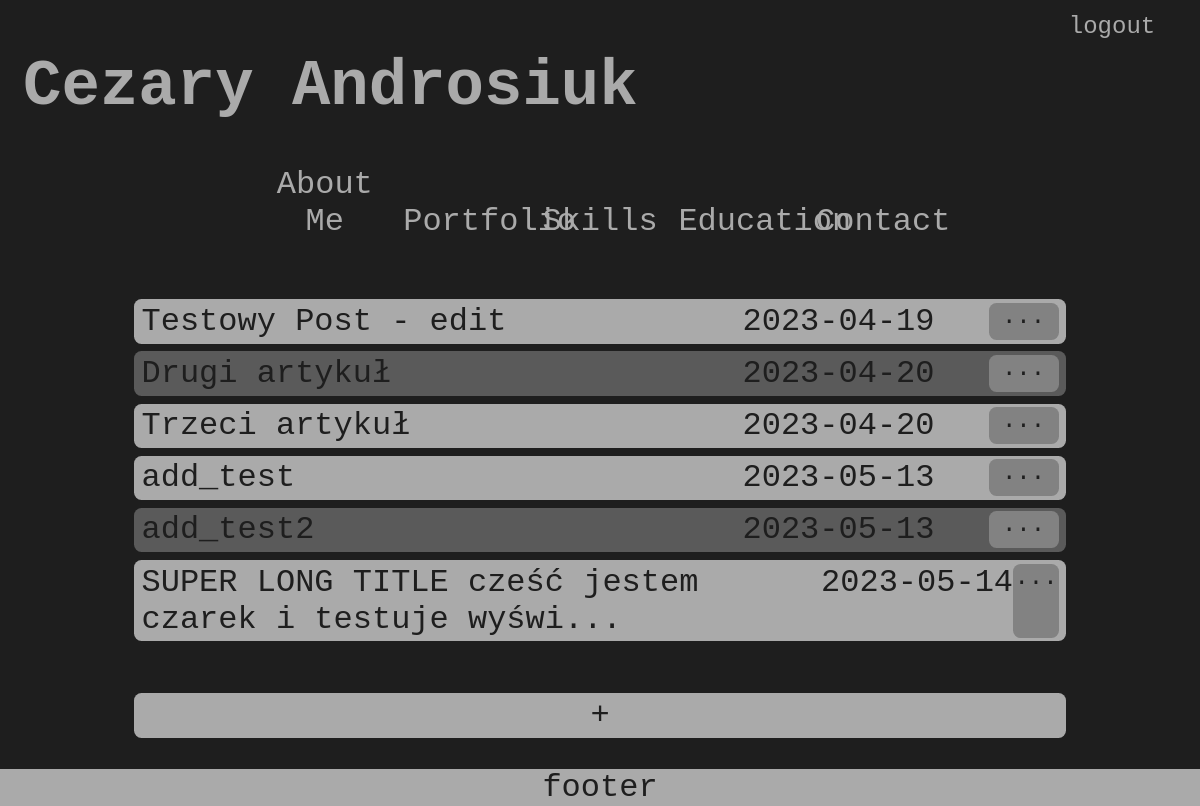
The page /login/l_portfolio.php (signed in) on the database its author committed.
### tables this page shows
CREATE TABLE `posts` (
  `post_id` int(10) NOT NULL,
  `title` text NOT NULL,
  `content` text NOT NULL,
  `date` date NOT NULL DEFAULT current_timestamp(),
  `comments` int(11) NOT NULL DEFAULT 0,
  `visible` int(11) NOT NULL DEFAULT 1
);

### login/l_portfolio.php (the view, shortened to what this page needs)
<?php
    require_once "../_connect_database.php";
?>
<!DOCTYPE html>
<html>
    <head>
        <link href="../style.css" rel="stylesheet">
    </head>
    <body>
        <header class="header">
            <h1 class="pageTitle">
                Cezary Androsiuk
            </h1>
            <a class="adminLogin" href="_logout.php">
                logout
            </a>
        </header>
        <?php
            require "_l_menu.php";
        ?>
        <br/>
        <main class="contentPortfolio">
            <?php
                $select_posts = 'SELECT post_id, title, date, visible FROM posts;';
                foreach ($database->query($select_posts) as $record){
                    $message = substr($record['title'], 0, 55);
                    $dots = "";
                    if(strcmp($message, $record['title']) != 0)
                        $dots = "...";
                    if($record['visible'] == 1)
                        echo '<article class="singlePortfolioArticle">';
                    else
                        echo '<article class="l_disabledSinglePortfolioArticle">';
                    echo '
                            <a class="singleArticleRowLeft">' . $message . $dots . '</a>
                            <a class="singleArticleRowMiddle">' . $record['date'] . '</a>
                            <a class="singleArticleRowRight" href="l_single_article_edit.php?post_id=' . $record['post_id'] . '">...</a>
                        </article>
                    ';
                }
            ?>
            <br/>
            <article class="singlePortfolioArticle">
                <a class="plusSignToAddAtricle" href="l_single_article_add.php"> + </a>
            </article>
        </main>
        <br/><br/>
        <footer class="footer">
            footer
        </footer>
    </body>
</html>

### style.css (style rules this page uses)
body { background-color: rgb(30, 30, 30); color: rgb(170, 170, 170); text-align: center; font-size: xx-large; font-family: 'Courier New', Courier, monospace; }
.header { display: flex; }
.pageTitle { margin-left: 4mm; color: rgb(170, 170, 170); text-decoration: none; text-align: left; flex-grow: 1; }
.adminLogin { font-size: x-large; color: rgb(170, 170, 170); border-radius: 2mm; text-decoration: none; margin: 5px; height: 8mm; width: 150px; }
.contentPortfolio { width: 80%; color: rgb(30, 30, 30); margin: 4mm; border-radius: 2mm; display: inline-block; }
.singlePortfolioArticle { background-color: rgb(170, 170, 170); margin: 2mm; border-radius: 2mm; display: flex; }
.l_disabledSinglePortfolioArticle { background-color: rgb(90, 90, 90); margin: 2mm; border-radius: 2mm; display: flex; }
.singleArticleRowLeft { text-decoration: none; color: rgb(30,30,30); margin-left: 2mm; margin-top: 1mm; margin-bottom: 1mm; text-align: left; flex-grow: 6; }
.singleArticleRowMiddle { color: rgb(30,30,30); text-decoration: none; width: 300px; margin-top: 1mm; margin-bottom: 1mm; }
.plusSignToAddAtricle { color: rgb(30,30,30); text-decoration: none; flex-grow: 1; margin-top: 1mm; margin-bottom: 1mm; }
.singleArticleRowRight { text-align: center; color: rgb(30, 30, 30); background-color: rgb(130, 130, 130); border-radius: 2mm; text-decoration: none; font-size: x-large; width: 70px; margin-right: 2mm; margin-top: 1mm; margin-bottom: 1mm; }
.footer { background-color: rgb(170, 170, 170); color: rgb(30, 30, 30); bottom: 0; left: 0; position: fixed; width: 100%; }

### rows shown on the page
posts: title "Testowy Post - edit", date "2023-04-19"
posts: title "Drugi artykuł", date "2023-04-20"
posts: title "Trzeci artykuł", date "2023-04-20"
posts: title "add_test", date "2023-05-13"
posts: title "add_test2", date "2023-05-13"
posts: title "SUPER LONG TITLE cześć jestem czarek i testuje wyświ", title "...", date "2023-05-14"
